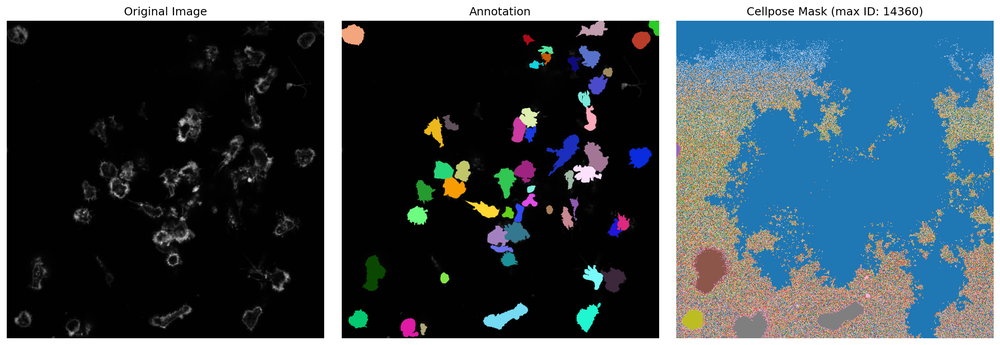
#> input picture conversion_visualization.png, 1000 x 345 px, shrunk from 2218 x 765 before the run
$ python -i convert_to_cellpose_format.py   (imports and definitions only)
#> lines starting #> are read from the running program, lines starting #| are printed output that depends on the picture; after the words box and inside, x2 and y2 are one past the last pixel; in counts of white or black regions, pixels touching at a corner belong together
#!/usr/bin/env python3
"""
Convert annotation images to cellpose format.

Cellpose requires:
1. Original images (RGB or grayscale)
2. Mask images where each cell has a unique integer ID (1, 2, 3, ...)
3. Background pixels should be 0
4. Masks should be saved as 16-bit PNG files with suffix '_masks.png'
"""

import os
import numpy as np
import cv2
from PIL import Image
import argparse
from pathlib import Path
from sklearn.cluster import KMeans
from scipy import ndimage
import matplotlib.pyplot as plt


# [25 lines left out: function analyze_annotation_image, not called in this run]


def color_to_mask(img_rgb, method='connected_components'):
    """
    Convert colored annotation to cellpose mask format.

    Args:
        img_rgb: RGB annotation image
        method: 'connected_components' or 'color_clustering'

    Returns:
        mask: 2D array with unique cell IDs
    """
#> called with method = 'connected_components'
    if method == 'connected_components':
        # Convert to grayscale for connected components
        gray = cv2.cvtColor(img_rgb, cv2.COLOR_RGB2GRAY)
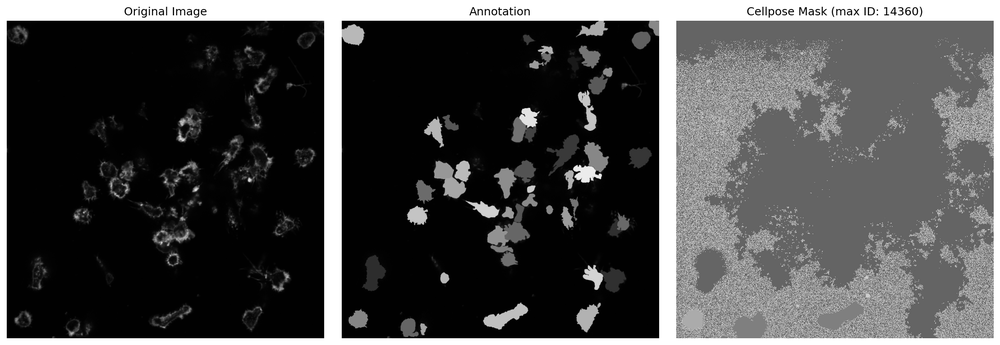
#> gray: shape (345, 1000); min 0, max 255, mean 73.1

        # Threshold to create binary image (assuming non-black pixels are cells)
        _, binary = cv2.threshold(gray, 1, 255, cv2.THRESH_BINARY)
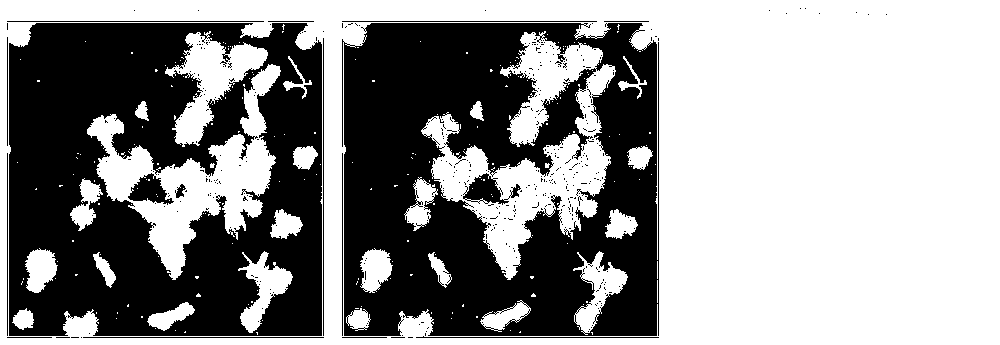
#> binary: shape (345, 1000); 57.5% white; 438 black regions (421 under 20 px), largest, box (x1, y1, x2, y2) and area: (342, 23, 659, 336) 71185, (9, 23, 322, 336) 70914, (463, 173, 521, 205) 848

        # Find connected components
        num_labels, labels = cv2.connectedComponents(binary)
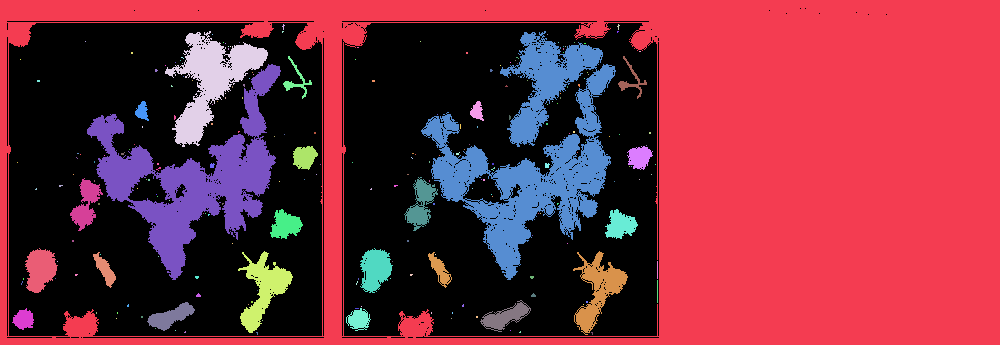
#> labels: shape (345, 1000) int32; 229 distinct labels, from 0 to 228; one colour per label, 0 black
#> num_labels = 229

        # Convert to cellpose format (background=0, cells=1,2,3,...)
        mask = labels.astype(np.uint16)
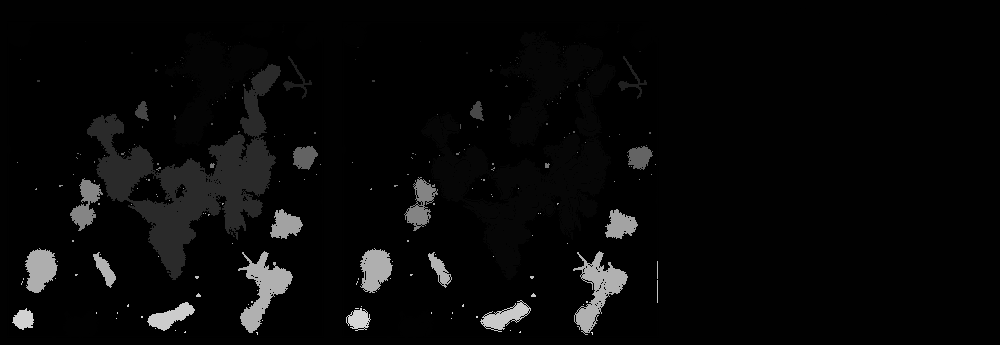
#> mask: shape (345, 1000) uint16; min 0, max 228, mean 8.5

        print(f"Found {num_labels-1} connected components")
#| Found 228 connected components

    elif method == 'color_clustering':
        # Reshape image for clustering
        pixels = img_rgb.reshape(-1, 3)

        # Find background (most common color, usually black)
        unique_colors, counts = np.unique(pixels, axis=0, return_counts=True)
        background_color = unique_colors[np.argmax(counts)]

        # Create mask for non-background pixels
        non_bg_mask = ~np.all(img_rgb == background_color, axis=2)

        if np.sum(non_bg_mask) == 0:
            print("Warning: No non-background pixels found")
            return np.zeros(img_rgb.shape[:2], dtype=np.uint16)

        # Get non-background pixels
        non_bg_pixels = img_rgb[non_bg_mask]

        # Cluster colors to identify different cells
        n_clusters = min(len(np.unique(non_bg_pixels.reshape(-1, 3), axis=0)), 50)
        if n_clusters > 1:
            kmeans = KMeans(n_clusters=n_clusters, random_state=42, n_init=10)
            cluster_labels = kmeans.fit_predict(non_bg_pixels)

            # Create mask
            mask = np.zeros(img_rgb.shape[:2], dtype=np.uint16)
            mask[non_bg_mask] = cluster_labels + 1  # +1 because background is 0

            # Apply connected components to each cluster to separate touching cells
            final_mask = np.zeros_like(mask)
            current_id = 1

            for cluster_id in range(1, n_clusters + 1):
                cluster_mask = (mask == cluster_id).astype(np.uint8)
                num_labels, labels = cv2.connectedComponents(cluster_mask)

                for label_id in range(1, num_labels):
                    final_mask[labels == label_id] = current_id
                    current_id += 1

            mask = final_mask
        else:
            # Single cluster, use connected components
            binary = non_bg_mask.astype(np.uint8) * 255
            num_labels, labels = cv2.connectedComponents(binary)
            mask = labels.astype(np.uint16)

        print(f"Found {np.max(mask)} cells using color clustering")

    return mask


# [106 lines left out: functions convert_dataset, visualize_conversion, not called in this run]


# [31 lines not run here, left out]

>>> import cv2
>>> picture = cv2.cvtColor(cv2.imread('conversion_visualization.png'), cv2.COLOR_BGR2RGB)
>>> result = color_to_mask(picture)

$ run again, on dataset/cellpose_format/test/AF647-Streptavidin-Protein A AF488-Perforin AF568-P-Zeta AF405-F-actin-3.png
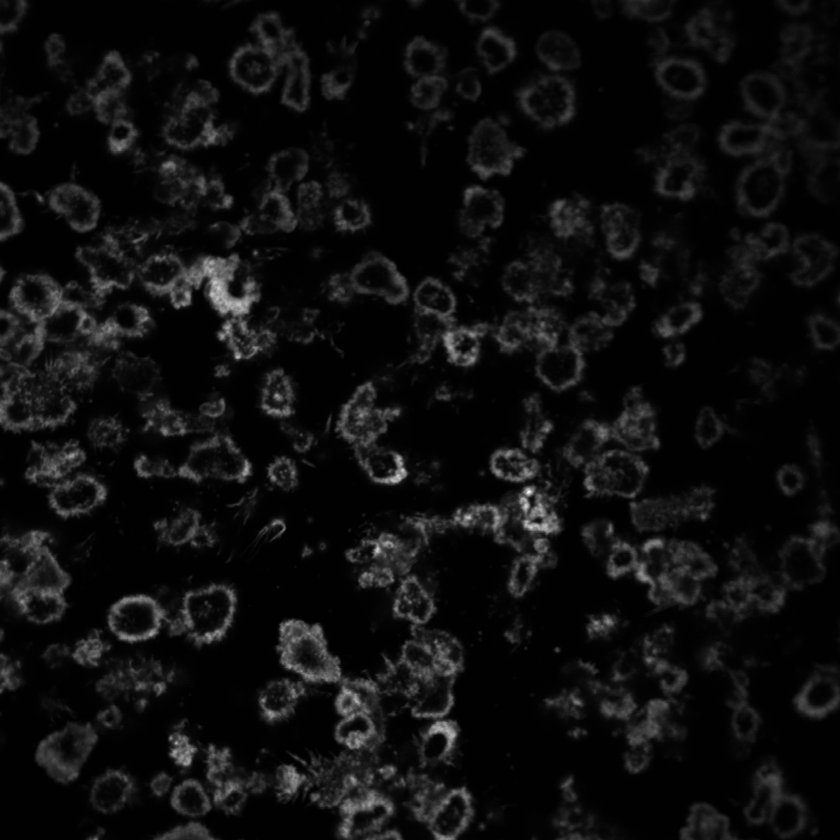
#> input picture dataset/cellpose_format/test/AF647-Streptavidin-Protein A AF488-Perforin AF568-P-Zeta AF405-F-actin-3.png, 840 x 840 px, shrunk from 1024 x 1024 before the run
#> picture is the input picture: shape (840, 840, 3); min 0, max 253, mean 14.3
#> binary: shape (840, 840); 65.7% white; 1425 black regions (1381 under 20 px), largest, box (x1, y1, x2, y2) and area: (0, 0, 668, 306) 70146, (0, 440, 431, 840) 45559, (433, 483, 773, 840) 37774
#> in color_to_mask, `num_labels, labels = cv2.connectedComponents(binary)`:
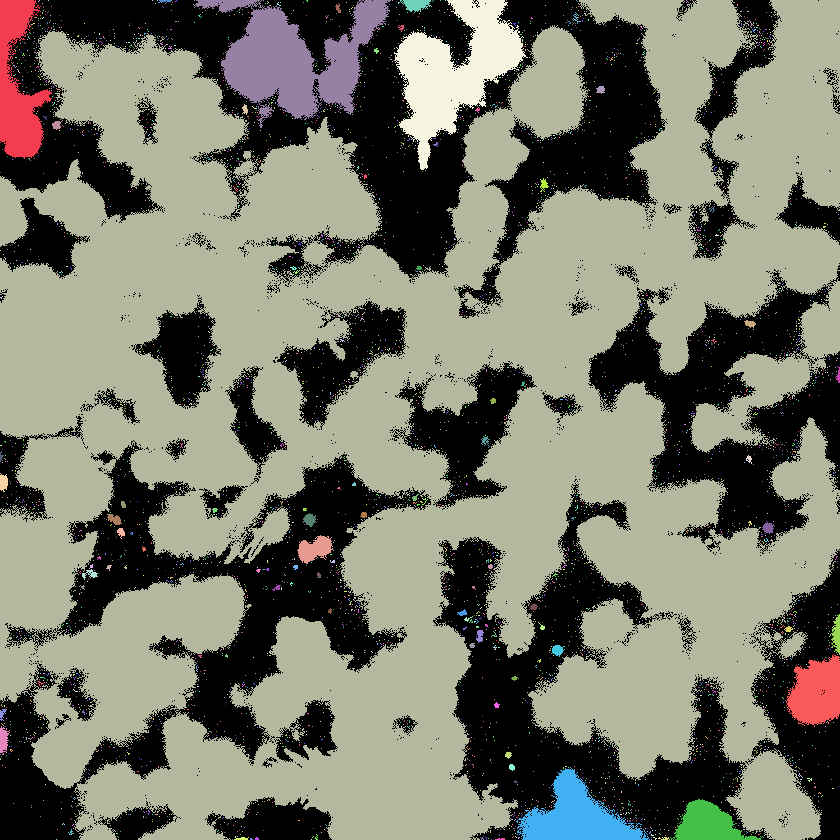
#> labels: shape (840, 840) int32; 4035 distinct labels, from 0 to 4034; one colour per label, 0 black
#> num_labels = 4035
#> in color_to_mask, `mask = labels.astype(np.uint16)`:
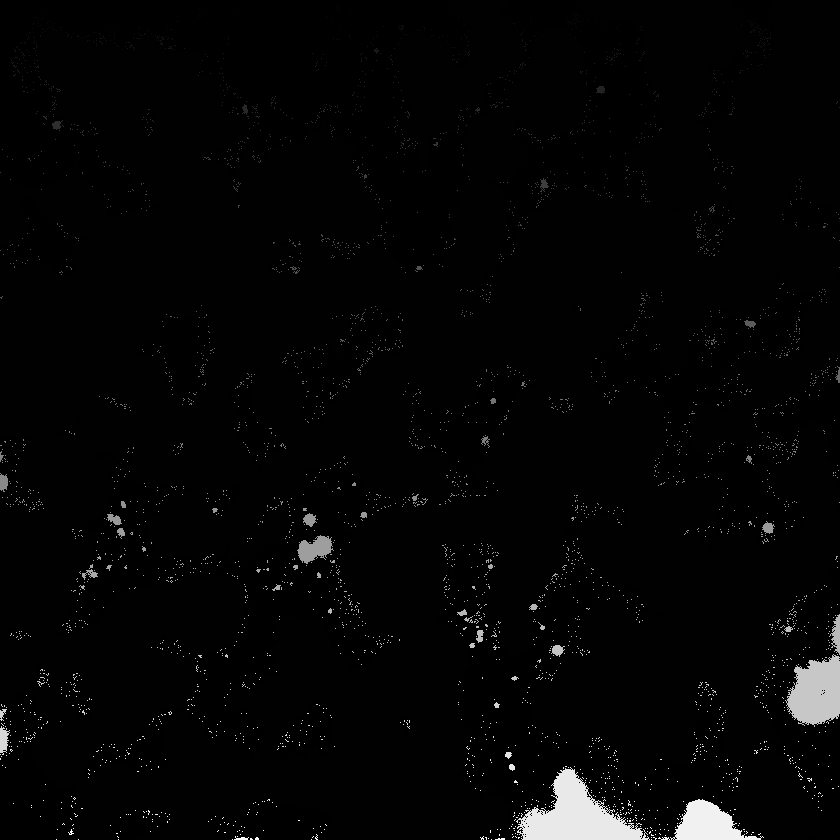
#> mask: shape (840, 840) uint16; min 0, max 4034, mean 88.3; drawn with min black and max white
#| Found 4034 connected components

$ run again, on dataset/cellpose_format/test/AF647-Streptavidin-Protein A AF488-Perforin AF568-P-Zeta AF405-F-actin-4.png
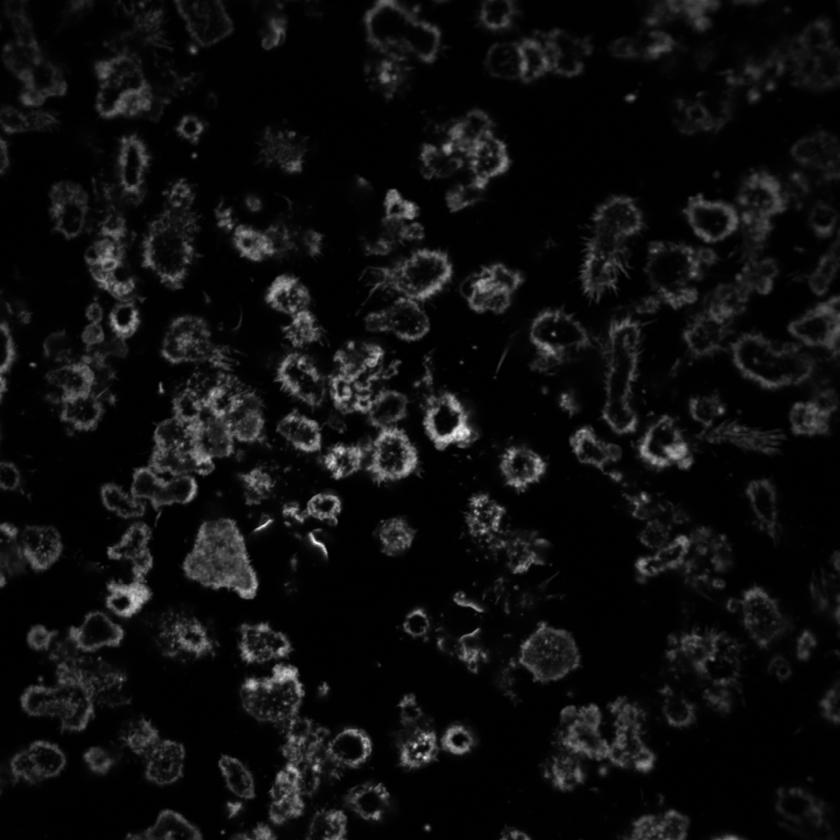
#> input picture dataset/cellpose_format/test/AF647-Streptavidin-Protein A AF488-Perforin AF568-P-Zeta AF405-F-actin-4.png, 840 x 840 px, shrunk from 1024 x 1024 before the run
#> picture is the input picture: shape (840, 840, 3); min 0, max 254, mean 14.2
#> binary: shape (840, 840); 58.7% white; 976 black regions (934 under 20 px), largest, box (x1, y1, x2, y2) and area: (0, 295, 840, 840) 141012, (140, 0, 840, 345) 81675, (0, 342, 187, 565) 15491
#> in color_to_mask, `num_labels, labels = cv2.connectedComponents(binary)`:
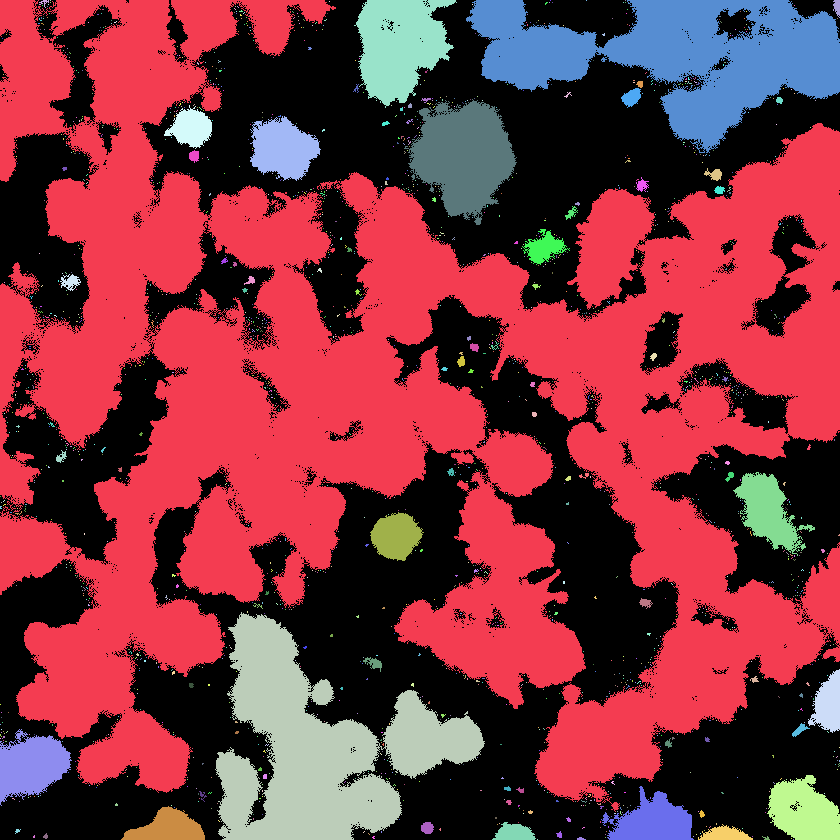
#> labels: shape (840, 840) int32; 1698 distinct labels, from 0 to 1697; one colour per label, 0 black
#> num_labels = 1698
#> in color_to_mask, `mask = labels.astype(np.uint16)`:
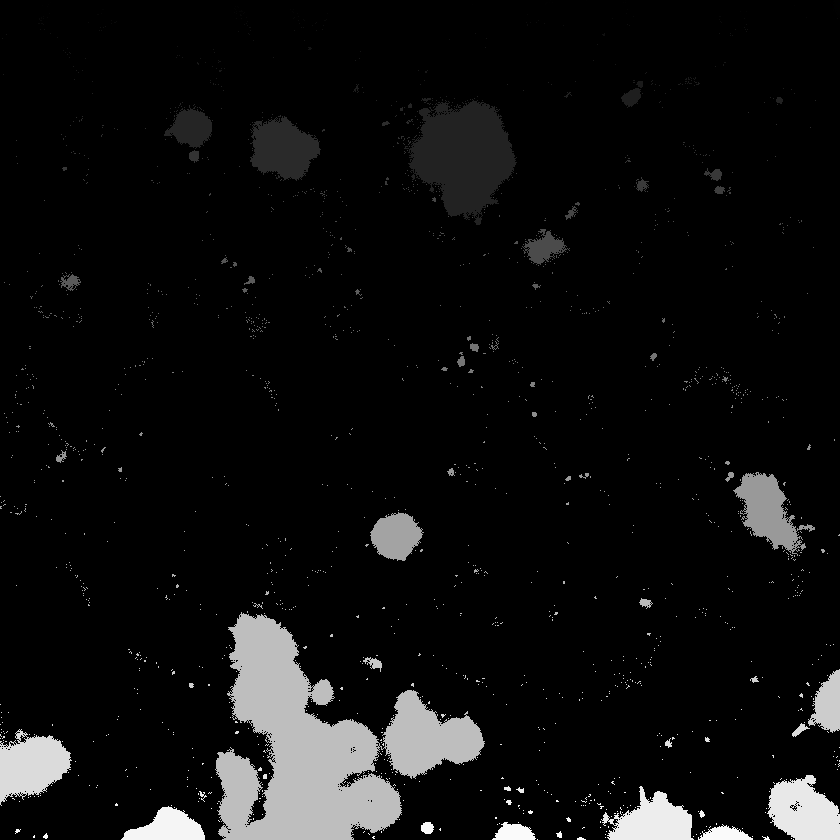
#> mask: shape (840, 840) uint16; min 0, max 1697, mean 101.8; drawn with min black and max white
#| Found 1697 connected components
